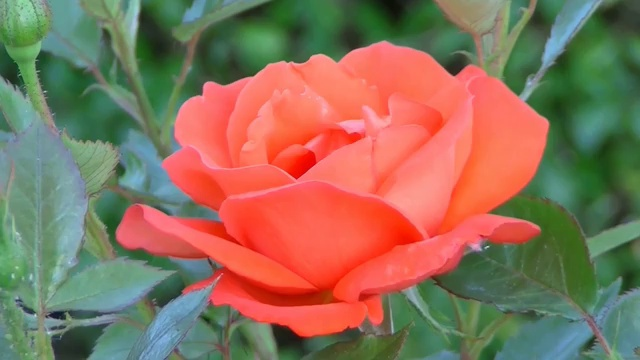
#> input picture image.jpg, 640 x 360 px
$ python 'Videos(B).py'
#> lines starting #> are read from the running program, lines starting #| are printed output that depends on the picture
import cv2
import numpy as np
img = cv2.imread('image.jpg')
#> img is the input picture: shape (360, 640, 3); mean B, G, R 90.2, 112.6, 141
red_channel = img[:, :, 2]
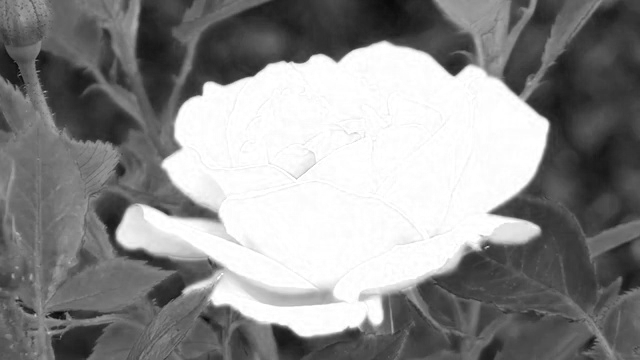
#> red_channel: shape (360, 640); min 8, max 255, mean 141
red_img = np.zeros(img.shape)


red_img[:, :, 2] = red_channel
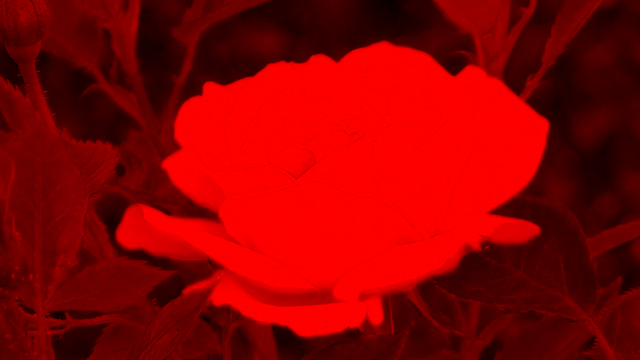
#> red_img: shape (360, 640, 3) float64; mean of channels 0, 1, 2 0, 0, 141; drawn as B, G, R
cv2.imshow('hello', red_img)
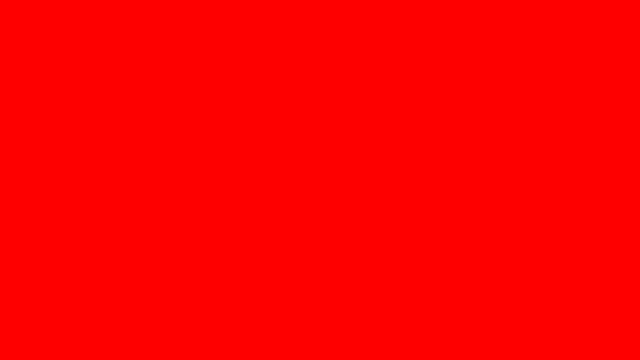
#> window 'hello': shape (360, 640, 3); mean B, G, R 0, 0, 255

cv2.imwrite('C:/Users/Darshil Patel/PycharmProjects/ll/frame_at_6_red.jpg', red_img)
cv2.waitKey()

$ run again, with cat.jpg copied over image.jpg
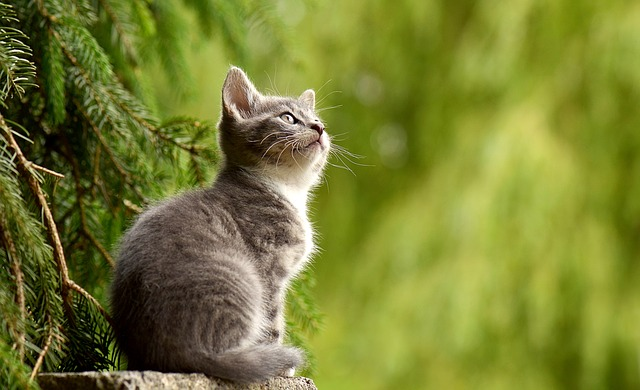
#> input picture cat.jpg, 640 x 390 px
#> img is the input picture: shape (390, 640, 3); mean B, G, R 50.1, 126.1, 119.4
#> `red_img[:, :, 2] = red_channel`:
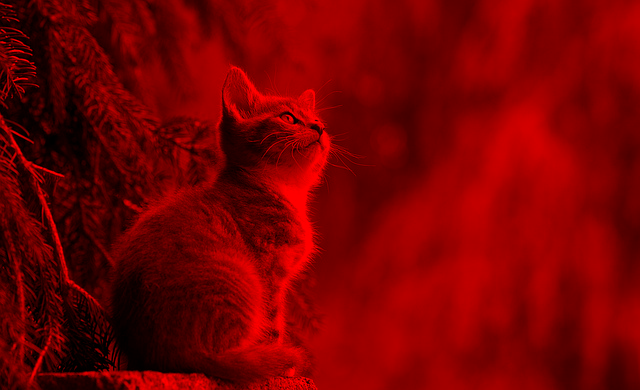
#> red_img: shape (390, 640, 3) float64; mean of channels 0, 1, 2 0, 0, 119.4; drawn as B, G, R
#> `cv2.imshow('hello', red_img)`:
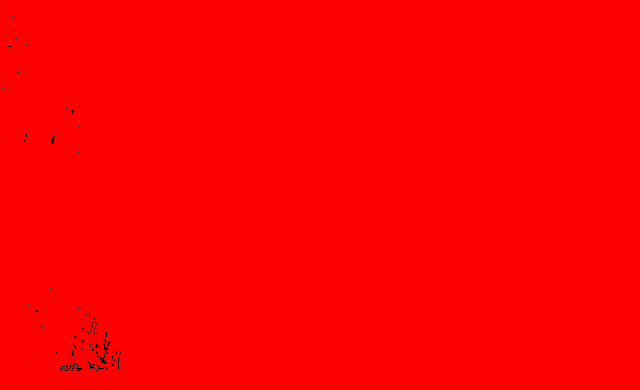
#> window 'hello': shape (390, 640, 3); mean B, G, R 0, 0, 254.5
